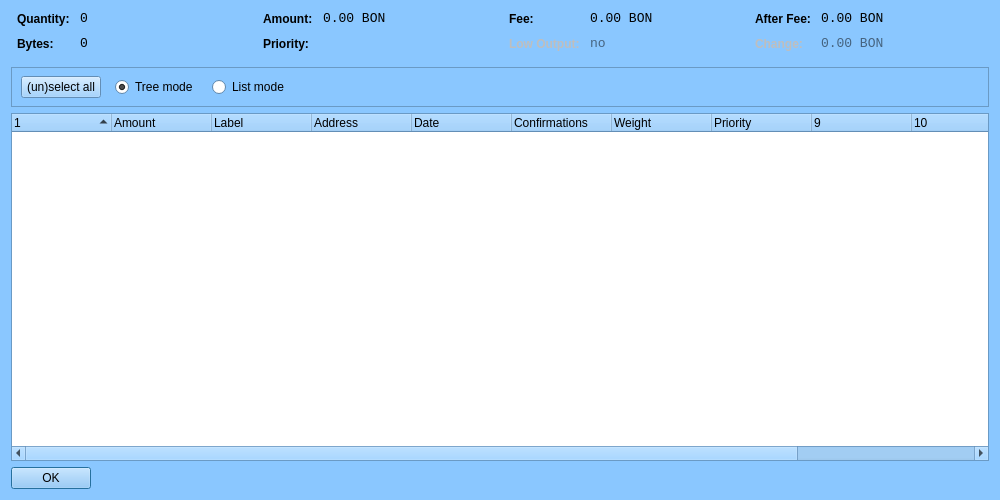
<?xml version="1.0" encoding="UTF-8"?>
<ui version="4.0">
 <class>CoinControlDialog</class>
 <widget class="QWidget" name="CoinControlDialog">
  <property name="geometry">
   <rect>
    <x>0</x>
    <y>0</y>
    <width>1000</width>
    <height>500</height>
   </rect>
  </property>
  <property name="palette">
   <palette>
    <active>
     <colorrole role="WindowText">
      <brush brushstyle="SolidPattern">
       <color alpha="255">
        <red>0</red>
        <green>0</green>
        <blue>0</blue>
       </color>
      </brush>
     </colorrole>
     <colorrole role="Button">
      <brush brushstyle="SolidPattern">
       <color alpha="255">
        <red>138</red>
        <green>199</green>
        <blue>255</blue>
       </color>
      </brush>
     </colorrole>
     <colorrole role="Light">
      <brush brushstyle="SolidPattern">
       <color alpha="255">
        <red>255</red>
        <green>255</green>
        <blue>255</blue>
       </color>
      </brush>
     </colorrole>
     <colorrole role="Midlight">
      <brush brushstyle="SolidPattern">
       <color alpha="255">
        <red>196</red>
        <green>227</green>
        <blue>255</blue>
       </color>
      </brush>
     </colorrole>
     <colorrole role="Dark">
      <brush brushstyle="SolidPattern">
       <color alpha="255">
        <red>69</red>
        <green>99</green>
        <blue>127</blue>
       </color>
      </brush>
     </colorrole>
     <colorrole role="Mid">
      <brush brushstyle="SolidPattern">
       <color alpha="255">
        <red>92</red>
        <green>133</green>
        <blue>170</blue>
       </color>
      </brush>
     </colorrole>
     <colorrole role="Text">
      <brush brushstyle="SolidPattern">
       <color alpha="255">
        <red>0</red>
        <green>0</green>
        <blue>0</blue>
       </color>
      </brush>
     </colorrole>
     <colorrole role="BrightText">
      <brush brushstyle="SolidPattern">
       <color alpha="255">
        <red>255</red>
        <green>255</green>
        <blue>255</blue>
       </color>
      </brush>
     </colorrole>
     <colorrole role="ButtonText">
      <brush brushstyle="SolidPattern">
       <color alpha="255">
        <red>0</red>
        <green>0</green>
        <blue>0</blue>
       </color>
      </brush>
     </colorrole>
     <colorrole role="Base">
      <brush brushstyle="SolidPattern">
       <color alpha="255">
        <red>255</red>
        <green>255</green>
        <blue>255</blue>
       </color>
      </brush>
     </colorrole>
     <colorrole role="Window">
      <brush brushstyle="SolidPattern">
       <color alpha="255">
        <red>138</red>
        <green>199</green>
        <blue>255</blue>
       </color>
      </brush>
     </colorrole>
     <colorrole role="Shadow">
      <brush brushstyle="SolidPattern">
       <color alpha="255">
        <red>0</red>
        <green>0</green>
        <blue>0</blue>
       </color>
      </brush>
     </colorrole>
     <colorrole role="AlternateBase">
      <brush brushstyle="SolidPattern">
       <color alpha="255">
        <red>196</red>
        <green>227</green>
        <blue>255</blue>
       </color>
      </brush>
     </colorrole>
     <colorrole role="ToolTipBase">
      <brush brushstyle="SolidPattern">
       <color alpha="255">
        <red>255</red>
        <green>255</green>
        <blue>220</blue>
       </color>
      </brush>
     </colorrole>
     <colorrole role="ToolTipText">
      <brush brushstyle="SolidPattern">
       <color alpha="255">
        <red>0</red>
        <green>0</green>
        <blue>0</blue>
       </color>
      </brush>
     </colorrole>
    </active>
    <inactive>
     <colorrole role="WindowText">
      <brush brushstyle="SolidPattern">
       <color alpha="255">
        <red>0</red>
        <green>0</green>
        <blue>0</blue>
       </color>
      </brush>
     </colorrole>
     <colorrole role="Button">
      <brush brushstyle="SolidPattern">
       <color alpha="255">
        <red>138</red>
        <green>199</green>
        <blue>255</blue>
       </color>
      </brush>
     </colorrole>
     <colorrole role="Light">
      <brush brushstyle="SolidPattern">
       <color alpha="255">
        <red>255</red>
        <green>255</green>
        <blue>255</blue>
       </color>
      </brush>
     </colorrole>
     <colorrole role="Midlight">
      <brush brushstyle="SolidPattern">
       <color alpha="255">
        <red>196</red>
        <green>227</green>
        <blue>255</blue>
       </color>
      </brush>
     </colorrole>
     <colorrole role="Dark">
      <brush brushstyle="SolidPattern">
       <color alpha="255">
        <red>69</red>
        <green>99</green>
        <blue>127</blue>
       </color>
      </brush>
     </colorrole>
     <colorrole role="Mid">
      <brush brushstyle="SolidPattern">
       <color alpha="255">
        <red>92</red>
        <green>133</green>
        <blue>170</blue>
       </color>
      </brush>
     </colorrole>
     <colorrole role="Text">
      <brush brushstyle="SolidPattern">
       <color alpha="255">
        <red>0</red>
        <green>0</green>
        <blue>0</blue>
       </color>
      </brush>
     </colorrole>
     <colorrole role="BrightText">
      <brush brushstyle="SolidPattern">
       <color alpha="255">
        <red>255</red>
        <green>255</green>
        <blue>255</blue>
       </color>
      </brush>
     </colorrole>
     <colorrole role="ButtonText">
      <brush brushstyle="SolidPattern">
       <color alpha="255">
        <red>0</red>
        <green>0</green>
        <blue>0</blue>
       </color>
      </brush>
     </colorrole>
     <colorrole role="Base">
      <brush brushstyle="SolidPattern">
       <color alpha="255">
        <red>255</red>
        <green>255</green>
        <blue>255</blue>
       </color>
      </brush>
     </colorrole>
     <colorrole role="Window">
      <brush brushstyle="SolidPattern">
       <color alpha="255">
        <red>138</red>
        <green>199</green>
        <blue>255</blue>
       </color>
      </brush>
     </colorrole>
     <colorrole role="Shadow">
      <brush brushstyle="SolidPattern">
       <color alpha="255">
        <red>0</red>
        <green>0</green>
        <blue>0</blue>
       </color>
      </brush>
     </colorrole>
     <colorrole role="AlternateBase">
      <brush brushstyle="SolidPattern">
       <color alpha="255">
        <red>196</red>
        <green>227</green>
        <blue>255</blue>
       </color>
      </brush>
     </colorrole>
     <colorrole role="ToolTipBase">
      <brush brushstyle="SolidPattern">
       <color alpha="255">
        <red>255</red>
        <green>255</green>
        <blue>220</blue>
       </color>
      </brush>
     </colorrole>
     <colorrole role="ToolTipText">
      <brush brushstyle="SolidPattern">
       <color alpha="255">
        <red>0</red>
        <green>0</green>
        <blue>0</blue>
       </color>
      </brush>
     </colorrole>
    </inactive>
    <disabled>
     <colorrole role="WindowText">
      <brush brushstyle="SolidPattern">
       <color alpha="255">
        <red>69</red>
        <green>99</green>
        <blue>127</blue>
       </color>
      </brush>
     </colorrole>
     <colorrole role="Button">
      <brush brushstyle="SolidPattern">
       <color alpha="255">
        <red>138</red>
        <green>199</green>
        <blue>255</blue>
       </color>
      </brush>
     </colorrole>
     <colorrole role="Light">
      <brush brushstyle="SolidPattern">
       <color alpha="255">
        <red>255</red>
        <green>255</green>
        <blue>255</blue>
       </color>
      </brush>
     </colorrole>
     <colorrole role="Midlight">
      <brush brushstyle="SolidPattern">
       <color alpha="255">
        <red>196</red>
        <green>227</green>
        <blue>255</blue>
       </color>
      </brush>
     </colorrole>
     <colorrole role="Dark">
      <brush brushstyle="SolidPattern">
       <color alpha="255">
        <red>69</red>
        <green>99</green>
        <blue>127</blue>
       </color>
      </brush>
     </colorrole>
     <colorrole role="Mid">
      <brush brushstyle="SolidPattern">
       <color alpha="255">
        <red>92</red>
        <green>133</green>
        <blue>170</blue>
       </color>
      </brush>
     </colorrole>
     <colorrole role="Text">
      <brush brushstyle="SolidPattern">
       <color alpha="255">
        <red>69</red>
        <green>99</green>
        <blue>127</blue>
       </color>
      </brush>
     </colorrole>
     <colorrole role="BrightText">
      <brush brushstyle="SolidPattern">
       <color alpha="255">
        <red>255</red>
        <green>255</green>
        <blue>255</blue>
       </color>
      </brush>
     </colorrole>
     <colorrole role="ButtonText">
      <brush brushstyle="SolidPattern">
       <color alpha="255">
        <red>69</red>
        <green>99</green>
        <blue>127</blue>
       </color>
      </brush>
     </colorrole>
     <colorrole role="Base">
      <brush brushstyle="SolidPattern">
       <color alpha="255">
        <red>138</red>
        <green>199</green>
        <blue>255</blue>
       </color>
      </brush>
     </colorrole>
     <colorrole role="Window">
      <brush brushstyle="SolidPattern">
       <color alpha="255">
        <red>138</red>
        <green>199</green>
        <blue>255</blue>
       </color>
      </brush>
     </colorrole>
     <colorrole role="Shadow">
      <brush brushstyle="SolidPattern">
       <color alpha="255">
        <red>0</red>
        <green>0</green>
        <blue>0</blue>
       </color>
      </brush>
     </colorrole>
     <colorrole role="AlternateBase">
      <brush brushstyle="SolidPattern">
       <color alpha="255">
        <red>138</red>
        <green>199</green>
        <blue>255</blue>
       </color>
      </brush>
     </colorrole>
     <colorrole role="ToolTipBase">
      <brush brushstyle="SolidPattern">
       <color alpha="255">
        <red>255</red>
        <green>255</green>
        <blue>220</blue>
       </color>
      </brush>
     </colorrole>
     <colorrole role="ToolTipText">
      <brush brushstyle="SolidPattern">
       <color alpha="255">
        <red>0</red>
        <green>0</green>
        <blue>0</blue>
       </color>
      </brush>
     </colorrole>
    </disabled>
   </palette>
  </property>
  <property name="windowTitle">
   <string>Coin Control</string>
  </property>
  <layout class="QVBoxLayout" name="verticalLayout">
   <item>
    <layout class="QHBoxLayout" name="horizontalLayoutTop" stretch="0,0,0,0">
     <property name="topMargin">
      <number>0</number>
     </property>
     <property name="bottomMargin">
      <number>10</number>
     </property>
     <item>
      <layout class="QFormLayout" name="formLayoutCoinControl1">
       <property name="horizontalSpacing">
        <number>10</number>
       </property>
       <property name="verticalSpacing">
        <number>10</number>
       </property>
       <property name="leftMargin">
        <number>6</number>
       </property>
       <property name="rightMargin">
        <number>6</number>
       </property>
       <item row="0" column="0">
        <widget class="QLabel" name="labelCoinControlQuantityText">
         <property name="styleSheet">
          <string notr="true">font-weight:bold;</string>
         </property>
         <property name="text">
          <string>Quantity:</string>
         </property>
        </widget>
       </item>
       <item row="0" column="1">
        <widget class="QLabel" name="labelCoinControlQuantity">
         <property name="font">
          <font>
           <family>Monospace</family>
           <pointsize>10</pointsize>
          </font>
         </property>
         <property name="cursor">
          <cursorShape>IBeamCursor</cursorShape>
         </property>
         <property name="contextMenuPolicy">
          <enum>Qt::ActionsContextMenu</enum>
         </property>
         <property name="text">
          <string notr="true">0</string>
         </property>
         <property name="textInteractionFlags">
          <set>Qt::LinksAccessibleByMouse|Qt::TextSelectableByKeyboard|Qt::TextSelectableByMouse</set>
         </property>
        </widget>
       </item>
       <item row="1" column="0">
        <widget class="QLabel" name="labelCoinControlBytesText">
         <property name="styleSheet">
          <string notr="true">font-weight:bold;</string>
         </property>
         <property name="text">
          <string>Bytes:</string>
         </property>
        </widget>
       </item>
       <item row="1" column="1">
        <widget class="QLabel" name="labelCoinControlBytes">
         <property name="font">
          <font>
           <family>Monospace</family>
           <pointsize>10</pointsize>
          </font>
         </property>
         <property name="cursor">
          <cursorShape>IBeamCursor</cursorShape>
         </property>
         <property name="contextMenuPolicy">
          <enum>Qt::ActionsContextMenu</enum>
         </property>
         <property name="text">
          <string notr="true">0</string>
         </property>
         <property name="textInteractionFlags">
          <set>Qt::LinksAccessibleByMouse|Qt::TextSelectableByKeyboard|Qt::TextSelectableByMouse</set>
         </property>
        </widget>
       </item>
      </layout>
     </item>
     <item>
      <layout class="QFormLayout" name="formLayoutCoinControl2">
       <property name="horizontalSpacing">
        <number>10</number>
       </property>
       <property name="verticalSpacing">
        <number>10</number>
       </property>
       <property name="leftMargin">
        <number>6</number>
       </property>
       <property name="rightMargin">
        <number>6</number>
       </property>
       <item row="0" column="0">
        <widget class="QLabel" name="labelCoinControlAmountText">
         <property name="styleSheet">
          <string notr="true">font-weight:bold;</string>
         </property>
         <property name="text">
          <string>Amount:</string>
         </property>
        </widget>
       </item>
       <item row="0" column="1">
        <widget class="QLabel" name="labelCoinControlAmount">
         <property name="font">
          <font>
           <family>Monospace</family>
           <pointsize>10</pointsize>
          </font>
         </property>
         <property name="cursor">
          <cursorShape>IBeamCursor</cursorShape>
         </property>
         <property name="contextMenuPolicy">
          <enum>Qt::ActionsContextMenu</enum>
         </property>
         <property name="text">
          <string notr="true">0.00 BON</string>
         </property>
         <property name="textInteractionFlags">
          <set>Qt::LinksAccessibleByMouse|Qt::TextSelectableByKeyboard|Qt::TextSelectableByMouse</set>
         </property>
        </widget>
       </item>
       <item row="1" column="0">
        <widget class="QLabel" name="labelCoinControlPriorityText">
         <property name="styleSheet">
          <string notr="true">font-weight:bold;</string>
         </property>
         <property name="text">
          <string>Priority:</string>
         </property>
        </widget>
       </item>
       <item row="1" column="1">
        <widget class="QLabel" name="labelCoinControlPriority">
         <property name="font">
          <font>
           <family>Monospace</family>
           <pointsize>10</pointsize>
          </font>
         </property>
         <property name="cursor">
          <cursorShape>IBeamCursor</cursorShape>
         </property>
         <property name="contextMenuPolicy">
          <enum>Qt::ActionsContextMenu</enum>
         </property>
         <property name="text">
          <string/>
         </property>
         <property name="textInteractionFlags">
          <set>Qt::LinksAccessibleByMouse|Qt::TextSelectableByKeyboard|Qt::TextSelectableByMouse</set>
         </property>
        </widget>
       </item>
      </layout>
     </item>
     <item>
      <layout class="QFormLayout" name="formLayoutCoinControl3">
       <property name="horizontalSpacing">
        <number>10</number>
       </property>
       <property name="verticalSpacing">
        <number>10</number>
       </property>
       <property name="leftMargin">
        <number>6</number>
       </property>
       <property name="rightMargin">
        <number>6</number>
       </property>
       <item row="0" column="0">
        <widget class="QLabel" name="labelCoinControlFeeText">
         <property name="styleSheet">
          <string notr="true">font-weight:bold;</string>
         </property>
         <property name="text">
          <string>Fee:</string>
         </property>
        </widget>
       </item>
       <item row="0" column="1">
        <widget class="QLabel" name="labelCoinControlFee">
         <property name="font">
          <font>
           <family>Monospace</family>
           <pointsize>10</pointsize>
          </font>
         </property>
         <property name="cursor">
          <cursorShape>IBeamCursor</cursorShape>
         </property>
         <property name="contextMenuPolicy">
          <enum>Qt::ActionsContextMenu</enum>
         </property>
         <property name="text">
          <string notr="true">0.00 BON</string>
         </property>
         <property name="textInteractionFlags">
          <set>Qt::LinksAccessibleByMouse|Qt::TextSelectableByKeyboard|Qt::TextSelectableByMouse</set>
         </property>
        </widget>
       </item>
       <item row="1" column="0">
        <widget class="QLabel" name="labelCoinControlLowOutputText">
         <property name="enabled">
          <bool>false</bool>
         </property>
         <property name="styleSheet">
          <string notr="true">font-weight:bold;</string>
         </property>
         <property name="text">
          <string>Low Output:</string>
         </property>
        </widget>
       </item>
       <item row="1" column="1">
        <widget class="QLabel" name="labelCoinControlLowOutput">
         <property name="enabled">
          <bool>false</bool>
         </property>
         <property name="font">
          <font>
           <family>Monospace</family>
           <pointsize>10</pointsize>
          </font>
         </property>
         <property name="cursor">
          <cursorShape>IBeamCursor</cursorShape>
         </property>
         <property name="contextMenuPolicy">
          <enum>Qt::ActionsContextMenu</enum>
         </property>
         <property name="text">
          <string>no</string>
         </property>
         <property name="textInteractionFlags">
          <set>Qt::LinksAccessibleByMouse|Qt::TextSelectableByKeyboard|Qt::TextSelectableByMouse</set>
         </property>
        </widget>
       </item>
      </layout>
     </item>
     <item>
      <layout class="QFormLayout" name="formLayoutCoinControl4">
       <property name="horizontalSpacing">
        <number>10</number>
       </property>
       <property name="verticalSpacing">
        <number>10</number>
       </property>
       <property name="leftMargin">
        <number>6</number>
       </property>
       <property name="rightMargin">
        <number>6</number>
       </property>
       <item row="0" column="0">
        <widget class="QLabel" name="labelCoinControlAfterFeeText">
         <property name="styleSheet">
          <string notr="true">font-weight:bold;</string>
         </property>
         <property name="text">
          <string>After Fee:</string>
         </property>
        </widget>
       </item>
       <item row="0" column="1">
        <widget class="QLabel" name="labelCoinControlAfterFee">
         <property name="font">
          <font>
           <family>Monospace</family>
           <pointsize>10</pointsize>
          </font>
         </property>
         <property name="cursor">
          <cursorShape>IBeamCursor</cursorShape>
         </property>
         <property name="contextMenuPolicy">
          <enum>Qt::ActionsContextMenu</enum>
         </property>
         <property name="text">
          <string notr="true">0.00 BON</string>
         </property>
         <property name="textInteractionFlags">
          <set>Qt::LinksAccessibleByMouse|Qt::TextSelectableByKeyboard|Qt::TextSelectableByMouse</set>
         </property>
        </widget>
       </item>
       <item row="1" column="0">
        <widget class="QLabel" name="labelCoinControlChangeText">
         <property name="enabled">
          <bool>false</bool>
         </property>
         <property name="styleSheet">
          <string notr="true">font-weight:bold;</string>
         </property>
         <property name="text">
          <string>Change:</string>
         </property>
        </widget>
       </item>
       <item row="1" column="1">
        <widget class="QLabel" name="labelCoinControlChange">
         <property name="enabled">
          <bool>false</bool>
         </property>
         <property name="font">
          <font>
           <family>Monospace</family>
           <pointsize>10</pointsize>
          </font>
         </property>
         <property name="cursor">
          <cursorShape>IBeamCursor</cursorShape>
         </property>
         <property name="contextMenuPolicy">
          <enum>Qt::ActionsContextMenu</enum>
         </property>
         <property name="text">
          <string notr="true">0.00 BON</string>
         </property>
         <property name="textInteractionFlags">
          <set>Qt::LinksAccessibleByMouse|Qt::TextSelectableByKeyboard|Qt::TextSelectableByMouse</set>
         </property>
        </widget>
       </item>
      </layout>
     </item>
    </layout>
   </item>
   <item>
    <widget class="QFrame" name="frame">
     <property name="minimumSize">
      <size>
       <width>0</width>
       <height>40</height>
      </size>
     </property>
     <property name="frameShape">
      <enum>QFrame::StyledPanel</enum>
     </property>
     <property name="frameShadow">
      <enum>QFrame::Sunken</enum>
     </property>
     <widget class="QWidget" name="horizontalLayoutWidget">
      <property name="geometry">
       <rect>
        <x>10</x>
        <y>0</y>
        <width>781</width>
        <height>41</height>
       </rect>
      </property>
      <layout class="QHBoxLayout" name="horizontalLayoutPanel" stretch="0,0,0,0">
       <property name="spacing">
        <number>14</number>
       </property>
       <item>
        <widget class="QPushButton" name="pushButtonSelectAll">
         <property name="sizePolicy">
          <sizepolicy hsizetype="Maximum" vsizetype="Fixed">
           <horstretch>0</horstretch>
           <verstretch>0</verstretch>
          </sizepolicy>
         </property>
         <property name="text">
          <string>(un)select all</string>
         </property>
        </widget>
       </item>
       <item>
        <widget class="QRadioButton" name="radioTreeMode">
         <property name="sizePolicy">
          <sizepolicy hsizetype="Maximum" vsizetype="Fixed">
           <horstretch>0</horstretch>
           <verstretch>0</verstretch>
          </sizepolicy>
         </property>
         <property name="text">
          <string>Tree mode</string>
         </property>
         <property name="checked">
          <bool>true</bool>
         </property>
        </widget>
       </item>
       <item>
        <widget class="QRadioButton" name="radioListMode">
         <property name="sizePolicy">
          <sizepolicy hsizetype="Maximum" vsizetype="Fixed">
           <horstretch>0</horstretch>
           <verstretch>0</verstretch>
          </sizepolicy>
         </property>
         <property name="text">
          <string>List mode</string>
         </property>
        </widget>
       </item>
       <item>
        <spacer name="horizontalSpacer">
         <property name="orientation">
          <enum>Qt::Horizontal</enum>
         </property>
         <property name="sizeHint" stdset="0">
          <size>
           <width>40</width>
           <height>20</height>
          </size>
         </property>
        </spacer>
       </item>
      </layout>
     </widget>
    </widget>
   </item>
   <item>
    <widget class="CoinControlTreeWidget" name="treeWidget">
     <property name="contextMenuPolicy">
      <enum>Qt::CustomContextMenu</enum>
     </property>
     <property name="sortingEnabled">
      <bool>false</bool>
     </property>
     <property name="columnCount">
      <number>12</number>
     </property>
     <attribute name="headerShowSortIndicator" stdset="0">
      <bool>true</bool>
     </attribute>
     <attribute name="headerStretchLastSection">
      <bool>false</bool>
     </attribute>
     <column>
      <property name="text">
       <string/>
      </property>
     </column>
     <column>
      <property name="text">
       <string>Amount</string>
      </property>
     </column>
     <column>
      <property name="text">
       <string>Label</string>
      </property>
     </column>
     <column>
      <property name="text">
       <string>Address</string>
      </property>
     </column>
     <column>
      <property name="text">
       <string>Date</string>
      </property>
     </column>
     <column>
      <property name="text">
       <string>Confirmations</string>
      </property>
      <property name="toolTip">
       <string>Confirmed</string>
      </property>
     </column>
     <column>
      <property name="text">
       <string>Weight</string>
      </property>
     </column>
     <column>
      <property name="text">
       <string>Priority</string>
      </property>
     </column>
     <column>
      <property name="text">
       <string/>
      </property>
     </column>
     <column>
      <property name="text">
       <string/>
      </property>
     </column>
     <column>
      <property name="text">
       <string/>
      </property>
     </column>
     <column>
      <property name="text">
       <string/>
      </property>
     </column>
    </widget>
   </item>
   <item>
    <widget class="QDialogButtonBox" name="buttonBox">
     <property name="sizePolicy">
      <sizepolicy hsizetype="Maximum" vsizetype="Fixed">
       <horstretch>0</horstretch>
       <verstretch>0</verstretch>
      </sizepolicy>
     </property>
     <property name="orientation">
      <enum>Qt::Horizontal</enum>
     </property>
     <property name="standardButtons">
      <set>QDialogButtonBox::Ok</set>
     </property>
    </widget>
   </item>
  </layout>
 </widget>
 <customwidgets>
  <customwidget>
   <class>CoinControlTreeWidget</class>
   <extends>QTreeWidget</extends>
   <header>coincontroltreewidget.h</header>
  </customwidget>
 </customwidgets>
 <resources/>
 <connections/>
</ui>
